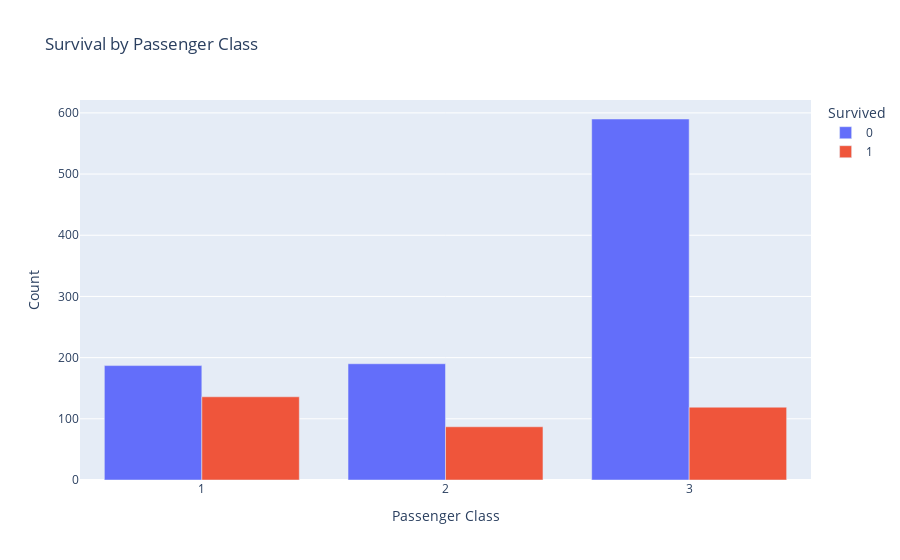

Write notebook code for a chart like this one.
### Code cell
melted_data = pd.melt(df.groupby(['Pclass', 'Survived']).size().unstack(fill_value=0).reset_index(), id_vars=['Pclass'], value_vars=[0, 1], var_name='Survived', value_name='Count')
fig = px.bar(melted_data, x='Pclass', y='Count', color='Survived', barmode='group', 
             labels={'Pclass': 'Passenger Class', 'Survived': 'Survived', 'Count': 'Count'},
             title="Survival by Passenger Class")
fig.show()

### Figure 1 — Plotly figure (JSON) as saved in the notebook; plotly's stock layout.template omitted (floating-point values rounded to 4 significant figures)
{"data": [{"alignmentgroup": "True", "hovertemplate": "Survived=0<br>Passenger Class=%{x}<br>Count=%{y}<extra></extra>", "legendgroup": "0", "marker": {"color": "#636efa", "pattern": {"shape": ""}}, "name": "0", "offsetgroup": "0", "orientation": "v", "showlegend": true, "textposition": "auto", "type": "bar", "x": [1, 2, 3], "xaxis": "x", "y": [187, 190, 590], "yaxis": "y"}, {"alignmentgroup": "True", "hovertemplate": "Survived=1<br>Passenger Class=%{x}<br>Count=%{y}<extra></extra>", "legendgroup": "1", "marker": {"color": "#EF553B", "pattern": {"shape": ""}}, "name": "1", "offsetgroup": "1", "orientation": "v", "showlegend": true, "textposition": "auto", "type": "bar", "x": [1, 2, 3], "xaxis": "x", "y": [136, 87, 119], "yaxis": "y"}], "layout": {"autosize": true, "barmode": "group", "legend": {"title": {"text": "Survived"}, "tracegroupgap": 0}, "title": {"text": "Survival by Passenger Class"}, "xaxis": {"anchor": "y", "autorange": true, "domain": [0, 1], "range": [0.5, 3.5], "title": {"text": "Passenger Class"}, "type": "linear"}, "yaxis": {"anchor": "x", "autorange": true, "domain": [0, 1], "range": [0, 621.1], "title": {"text": "Count"}, "type": "linear"}}}
